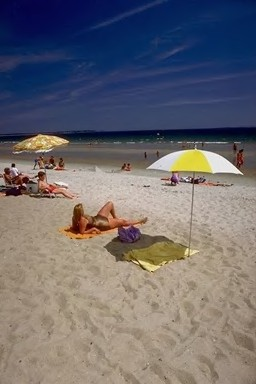
%> input picture SVM_IR/Corel图像集/103.jpg, 256 x 384 px
$ octave --eval "result = wavelet4Texture(imread('../Corel图像集/103.jpg'));"   (GNU Octave 9; MATLAB toolbox functions it lacks are replaced by stand-ins)
%> lines starting %> are read from the running program, lines starting %| are printed output that depends on the picture
function [mu ta]=wavelet4Texture(Im)
% 4-level 2-D wavelet decomposition
% Input:
%          Im: image file
% Output:
%             mu: means of each subwavelet coefficient after decompostion
%             ta: standard error

warning off
origSize = size(Im);
%> origSize = [384 256 3]
if length(origSize)==3 Im=rgb2gray(Im);end
%> after `Im=rgb2gray(Im)`:
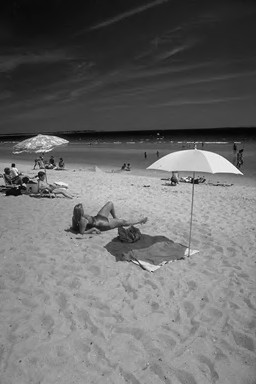
%> Im: size 384x256 uint8; min 2, max 250, mean 108.1
Im=double(Im);
%> Im: size 384x256 double
%
nbcol = 256;%size(colormap,1);
% Perform 4-level decomposition of Im using db1
[cA1,cH1,cV1,cD1]=dwt2(Im,'db1');
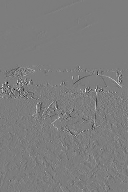
%> cV1: size 192x128 double; min -115, max 119, mean 0; drawn with min black and max white
[cA2,cH2,cV2,cD2]=dwt2(cA1,'db1');
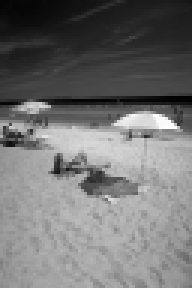
%> cA2: size 96x64 double (shown 3 times larger); min 22, max 929.3, mean 432.4; drawn with min black and max white
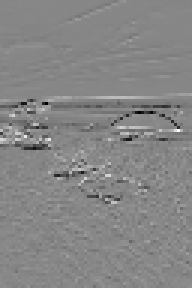
%> cH2: size 96x64 double (shown 3 times larger); min -264.8, max 234.3, mean -2.2; drawn with min black and max white
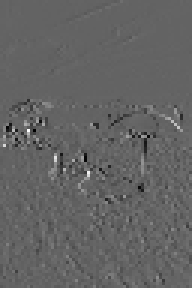
%> cV2: size 96x64 double (shown 3 times larger); min -147, max 228.5, mean 0; drawn with min black and max white
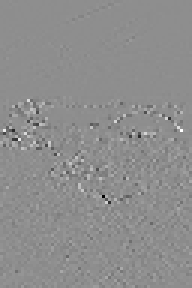
%> cD2: size 96x64 double (shown 3 times larger); min -170.5, max 135.2, mean 0; drawn with min black and max white
[cA3,cH3,cV3,cD3]=dwt2(cA2,'db1');
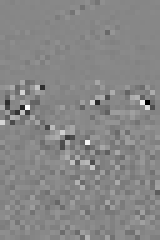
%> cD3: size 48x32 double (shown 5 times larger); min -218.6, max 193.6, mean -0.2; drawn with min black and max white
[cA4,cH4,cV4,cD4]=dwt2(cA3,'db1');

% construct cell
cA={cH1,cV1,cD1,cH2,cV2,cD2,cH3,cV3,cD3,cA4,cH4,cV4,cD4};
%> cA = 13 items
% Images coding and calculate means and standard error
for i=1:13
    cod_cA{i}=wcodemat(cA{i},nbcol);
    [g,h]=size(cod_cA{i});
    mu(i)=sum(sum(abs(cod_cA{i})))/(g*h);
      ta(i)=sqrt(sum(sum((abs(cod_cA{i})-mu(i)).^2))/(g*h));
end
%> this loop made 13 passes
%> (g, h) on passes 1 to 12: (192, 128), (192, 128), (192, 128), (96, 64), (96, 64), (96, 64), (48, 32), (48, 32), (48, 32), (24, 16), (24, 16), (24, 16)
%> after the loop, cod_cA = 13 items; mu = [12.39 8.86 6.68 13.91 9.97 9.36 19.55 14.05 15.58 130 24.26 13.81 17.81]; ta = [21.38 15.21 11.79 23.71 17.18 15.67 31.48 23.17 24.25 70.87 40.08 23.64 26.4]
%> `result = wavelet4Texture(imread('../Corel图像集/103.jpg'));`: result has the same summary as mu in wavelet4Texture
% WavletTex=[mu ta];
% WavletTex=WavletTex/sum(WavletTex);
warning on

$ run again, on SVM_IR/Corel图像集/108.jpg
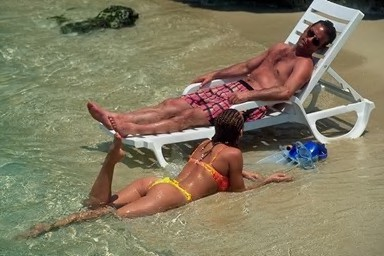
%> input picture SVM_IR/Corel图像集/108.jpg, 384 x 256 px
%> in wavelet4Texture, `[cA2,cH2,cV2,cD2]=dwt2(cA1,'db1');`:
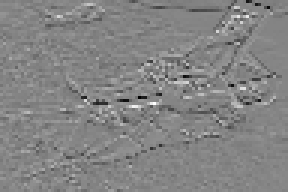
%> cH2: size 64x96 double (shown 3 times larger); min -291.3, max 267.5, mean -0.9; drawn with min black and max white
%> in wavelet4Texture, `[cA3,cH3,cV3,cD3]=dwt2(cA2,'db1');`:
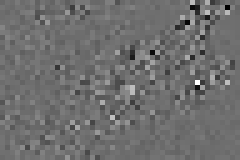
%> cD3: size 32x48 double (shown 5 times larger); min -237.5, max 307.8, mean -0.4; drawn with min black and max white
%> cA = 13 items
%> the loop in wavelet4Texture, `for i=1:13` made 13 passes
%> (g, h) on passes 1 to 8: (128, 192), (128, 192), (128, 192), (64, 96), (64, 96), (64, 96), (32, 48), (32, 48)
%> after the loop in wavelet4Texture, `for i=1:13`: mu = [15.48 11.01 12.9 19.63 13.19 17.48 24.41 14.96 19.84 162.1 35.62 21.46 24.26]; ta = [19.6 15.13 16.6 25.77 18.93 22.07 32.07 22.47 25.22 40.73 45.29 30.95 33.27]
%> result has the same summary as mu in wavelet4Texture

$ run again, on SVM_IR/Corel图像集/113.jpg
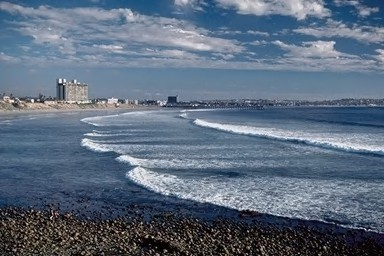
%> input picture SVM_IR/Corel图像集/113.jpg, 384 x 256 px
%> in wavelet4Texture, `[cA2,cH2,cV2,cD2]=dwt2(cA1,'db1');`:
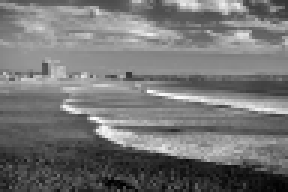
%> cA2: size 64x96 double (shown 3 times larger); min 16.5, max 899, mean 422; drawn with min black and max white
%> in wavelet4Texture, `[cA3,cH3,cV3,cD3]=dwt2(cA2,'db1');`:
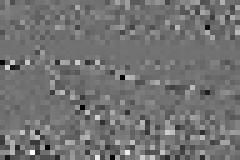
%> cD3: size 32x48 double (shown 5 times larger); min -155.4, max 192.1, mean 1.3; drawn with min black and max white
%> cA = 13 items
%> the loop in wavelet4Texture, `for i=1:13` made 13 passes
%> (g, h) on passes 1 to 8: (128, 192), (128, 192), (128, 192), (64, 96), (64, 96), (64, 96), (32, 48), (32, 48)
%> after the loop in wavelet4Texture, `for i=1:13`: mu = [25.73 15.06 15.29 26.5 16.45 21.07 34.84 24.45 27.44 141.4 47.9 29.74 28.77]; ta = [30.04 22.94 23.05 28.52 22.51 29.02 36.87 29.48 33.34 53.39 50.67 35.99 35.71]
%> result has the same summary as mu in wavelet4Texture

$ run again, on SVM_IR/Corel图像集/116.jpg
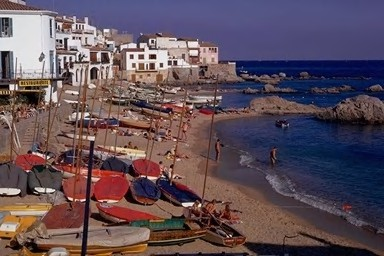
%> input picture SVM_IR/Corel图像集/116.jpg, 384 x 256 px
%> in wavelet4Texture, `[cA3,cH3,cV3,cD3]=dwt2(cA2,'db1');`:
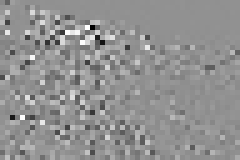
%> cD3: size 32x48 double (shown 5 times larger); min -274.1, max 206.9, mean 1; drawn with min black and max white
%> cA = 13 items
%> the loop in wavelet4Texture, `for i=1:13` made 13 passes
%> (g, h) on passes 1 to 8: (128, 192), (128, 192), (128, 192), (64, 96), (64, 96), (64, 96), (32, 48), (32, 48)
%> after the loop in wavelet4Texture, `for i=1:13`: mu = [17.93 14.93 12.07 21.9 16.57 19.09 29.12 19.18 24.28 84.66 47.58 26.96 35]; ta = [26.62 24.72 16.83 31.12 27.35 27.29 35.58 28.89 32.87 45.63 48.62 34.9 44.67]
%> result has the same summary as mu in wavelet4Texture
